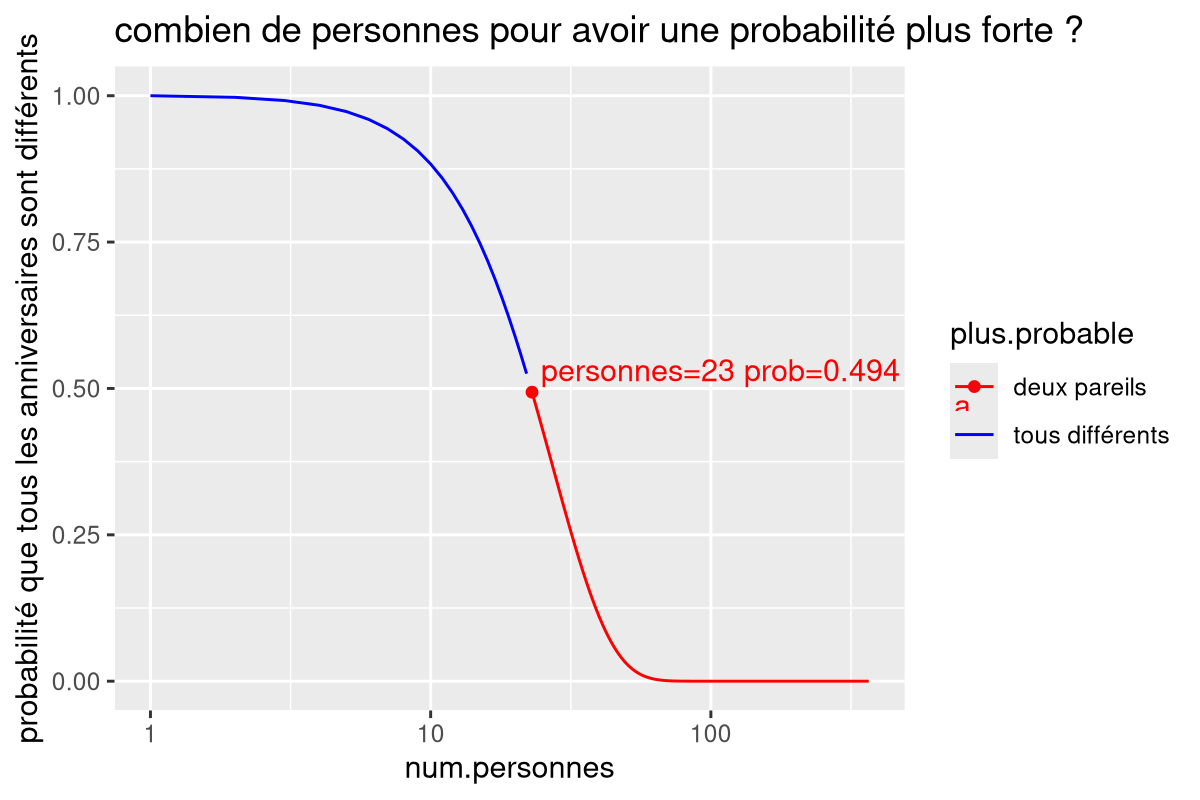

Write R code to recreate this figure.
library(data.table)
library(ggplot2)
num.possible <- 366
plus.colors <- c(
  "tous différents"="blue",
  "deux pareils"="red",
  zéro="black")
prob.dt <- data.table(num.personnes=1:num.possible)[
, num.i := num.possible-num.personnes+1
][
, prob.i := num.i/num.possible
][
, log.prob.i := log(prob.i)
][, let(
  cumsum = exp(cumsum(log.prob.i)),
  cumprod = cumprod(prob.i)
)][, let(
  diff = cumsum-cumprod,
  plus.probable = factor(fcase(
    cumprod==0, "zéro",
    cumprod<0.5, "deux pareils",
    default="tous différents"),
    names(plus.colors))
)][]
prob.dt[order(abs(diff))]
text.dt <- rbind(
  prob.dt[plus.probable=="deux pareils"][1])
(gg <- ggplot()+
  ggtitle("combien de personnes pour avoir une probabilité plus forte ?")+
   scale_color_manual(values=plus.colors)+
   ylab("probabilité que tous les anniversaires sont différents")+
  geom_point(aes(
    num.personnes, cumprod, color=plus.probable),
    data=text.dt)+    
  geom_text(aes(
    num.personnes, cumprod, color=plus.probable,
    label=sprintf(" personnes=%d prob=%.3f", num.personnes, cumprod)),
    vjust=-0.5,
    hjust=0,
    data=text.dt)+    
  geom_line(aes(
    num.personnes, cumprod, color=plus.probable),
    data=prob.dt))

(logx <- gg+scale_x_log10())

(logxy <- logx+scale_y_log10())

png("figure-gg-bday.png", width=6, height=4, units="in", res=200)
print(logx)
dev.off()
